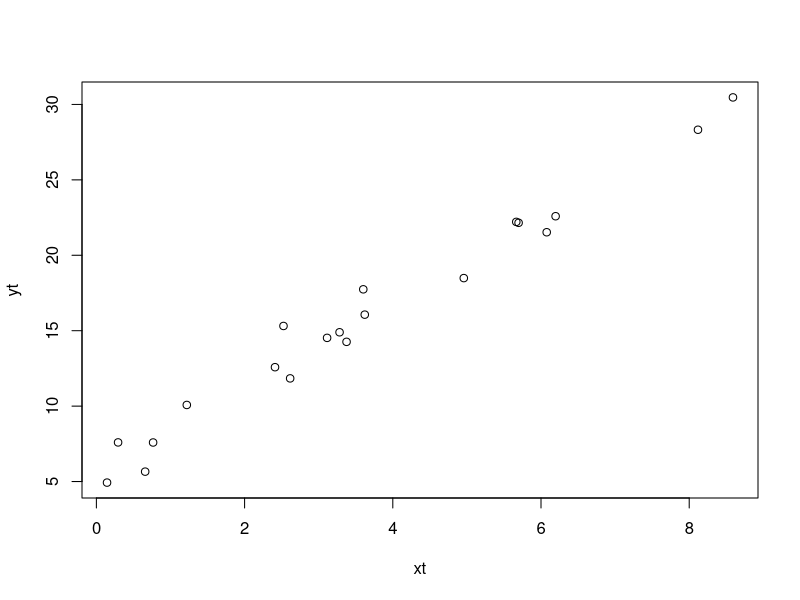
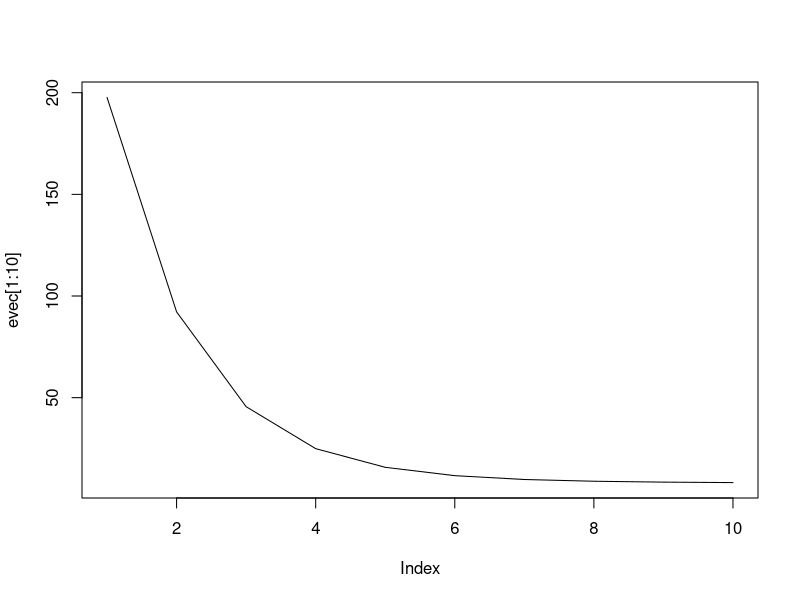
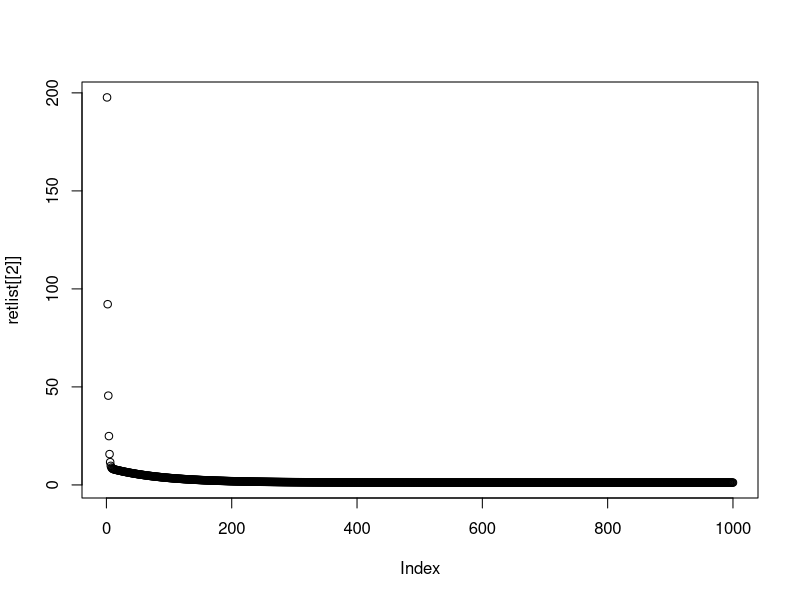
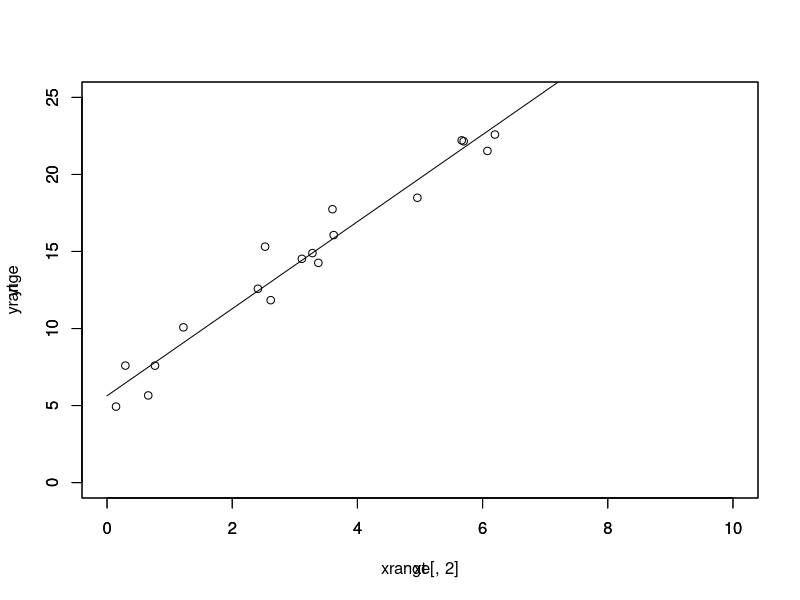

Reproduce these figures in R, in order.
# Implementacao da funcao de treinamento Adaline

rm(list = ls())

trainAdaline <- function(xin, yd, eta, tol, maxEpocas, par) {
  dimXin <- dim(xin)
  N <- dimXin[1]
  n <- dimXin[2]
  
  if(par == 1) {
    wt <- as.matrix(runif(n + 1) - 0.5)
    xin <- cbind(1, xin)
  } else {
    wt <- as.matrix(runif(n) - 0.5)
  }
  
  nEpocas <- 0
  eEpoca <- tol + 1
  evec <- matrix(nrow = 1, ncol = maxEpocas)
  
  while ((nEpocas < maxEpocas) && (eEpoca > tol)) {
    ei2 <- 0
    xSeq <- sample(N)
    
    for(i in 1:N) {
      iRand <- xSeq[i]
      yHat <- 1.0 * ((xin[iRand,] %*% wt))
      ei <- yd[iRand] - yHat
      dw <- eta * ei * xin[iRand,]
      wt <- wt + dw
      ei2 <- ei2 + ei * ei
    }
    
    nEpocas <- nEpocas + 1
    evec[nEpocas] <- ei2 / N
    eEpoca <- evec[nEpocas]
  }
  
  retList <- list(wt, evec[1:nEpocas])
  return(retList)
}

# Problema Univariado
N <- 20
xt <- matrix(runif(N , 0, 10), ncol = 1)
yt <- (3 * xt + 5) + matrix(rnorm(N), ncol = 1)

plot(xt, yt)

retlist <- trainAdaline(xt, yt, 0.001, 0.05, 1000, 1)

evec <- retlist[[2]]
plot(evec[1:10], type = 'l')
wfinal <- retlist[[1]]

plot(retlist[[2]])

xrange <- cbind(1, seq(0,10,0.1))
yrange <- xrange %*% wfinal

plot(xt, yt, xlim = c(0,10), ylim = c(0,25))
par(new = T)
plot(xrange[,2], yrange, type='l', xlim = c(0,10), ylim = c(0,25))